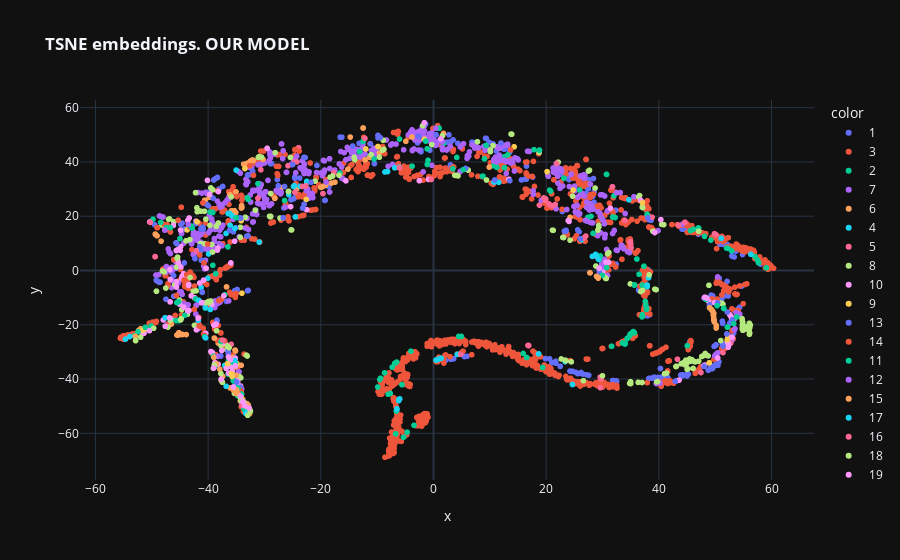

The cell this chart's notebook holds for it:
### Code cell
import plotly.express as px
import plotly

plotly.offline.init_notebook_mode(connected=True)
sections = list(map(str, okved_data['section_id'].values))

fig = px.scatter(x=embeddings_model_2d[1:, 0], y=embeddings_model_2d[1:, 1], color=sections,
                 title='<b>TSNE embeddings. OUR MODEL</b>', hover_name=okved_data['name_section'])

fig
